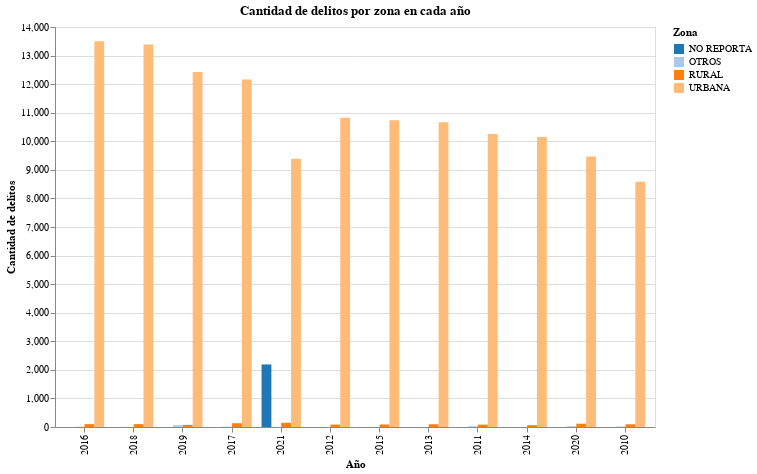

The cell this chart's notebook holds for it:
### Code cell
# grafico delitos por zona en cada año
alt.Chart(zone_crimes).mark_bar().encode(
    x = alt.X("ANO:O", title="Año", sort="-y"),
    y = alt.Y("count:Q", title="Cantidad de delitos"),
    color = alt.Color("ZONA:N", legend=alt.Legend(title="Zona"), scale=alt.Scale(scheme="category20")),
    xOffset='ZONA:N',
).properties(
    width=600,
    height=400,
    title="Cantidad de delitos por zona en cada año"
)

### Figure 1 — Vega-Lite specification as saved in the notebook (floating-point values rounded to 4 significant figures)
{"config": {"view": {"continuousWidth": 300, "continuousHeight": 300}}, "data": {"name": "data-1cea54fd89b10f7582d0f01a30a6bcae"}, "mark": {"type": "bar"}, "encoding": {"color": {"field": "ZONA", "legend": {"title": "Zona"}, "scale": {"scheme": "category20"}, "type": "nominal"}, "x": {"field": "ANO", "sort": "-y", "title": "Año", "type": "ordinal"}, "xOffset": {"field": "ZONA", "type": "nominal"}, "y": {"field": "count", "title": "Cantidad de delitos", "type": "quantitative"}}, "height": 400, "title": "Cantidad de delitos por zona en cada año", "width": 600, "$schema": "https://vega.github.io/schema/vega-lite/v5.15.1.json", "datasets": {"data-1cea54fd89b10f7582d0f01a30a6bcae": [{"ZONA": "NO REPORTA", "ANO": "2021", "count": 2189}, {"ZONA": "OTROS", "ANO": "2010", "count": 17}, {"ZONA": "OTROS", "ANO": "2011", "count": 26}, {"ZONA": "OTROS", "ANO": "2015", "count": 4}, {"ZONA": "OTROS", "ANO": "2016", "count": 10}, {"ZONA": "OTROS", "ANO": "2017", "count": 10}, {"ZONA": "OTROS", "ANO": "2018", "count": 3}, {"ZONA": "OTROS", "ANO": "2019", "count": 62}, {"ZONA": "OTROS", "ANO": "2020", "count": 25}, {"ZONA": "RURAL", "ANO": "2010", "count": 95}, {"ZONA": "RURAL", "ANO": "2011", "count": 83}, {"ZONA": "RURAL", "ANO": "2012", "count": 85}, {"ZONA": "RURAL", "ANO": "2013", "count": 96}, {"ZONA": "RURAL", "ANO": "2014", "count": 65}, {"ZONA": "RURAL", "ANO": "2015", "count": 87}, {"ZONA": "RURAL", "ANO": "2016", "count": 101}, {"ZONA": "RURAL", "ANO": "2017", "count": 133}, {"ZONA": "RURAL", "ANO": "2018", "count": 100}, {"ZONA": "RURAL", "ANO": "2019", "count": 75}, {"ZONA": "RURAL", "ANO": "2020", "count": 116}, {"ZONA": "RURAL", "ANO": "2021", "count": 147}, {"ZONA": "URBANA", "ANO": "2010", "count": 8581}, {"ZONA": "URBANA", "ANO": "2011", "count": 10258}, {"ZONA": "URBANA", "ANO": "2012", "count": 10827}, {"ZONA": "URBANA", "ANO": "2013", "count": 10663}, {"ZONA": "URBANA", "ANO": "2014", "count": 10149}, {"ZONA": "URBANA", "ANO": "2015", "count": 10738}, {"ZONA": "URBANA", "ANO": "2016", "count": 13499}, {"ZONA": "URBANA", "ANO": "2017", "count": 12165}, {"ZONA": "URBANA", "ANO": "2018", "count": 13389}, {"ZONA": "URBANA", "ANO": "2019", "count": 12429}, {"ZONA": "URBANA", "ANO": "2020", "count": 9464}, {"ZONA": "URBANA", "ANO": "2021", "count": 9385}]}}
